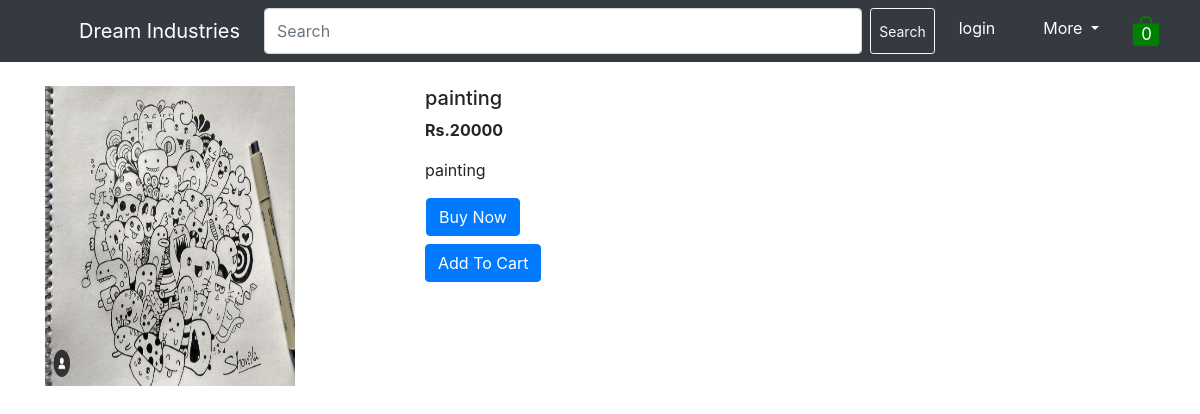
/shop/products/9, run on the app's committed database.
### shop/models.py (models this page shows, shortened)
class product(models.Model):
    product_id=models.AutoField
    product_name=models.CharField(max_length=50)
    desc=models.CharField(max_length=300)
    category= models.CharField(max_length=50, default="")
    sub_category= models.CharField(max_length=50, default="")
    price=models.IntegerField(default=0)
    pro_img=models.ImageField(upload_to="shop/image",default="")

### shop/views.py (the view)
# urls.py: path('products/<int:myid>',views.products,name='shopproducts')
def products(request,myid):
    prod=product.objects.filter(id=myid)
    return render(request,'product.html',{'product':prod[0]})

### shop/templates/product.html
{% extends "template.html" %}
{% block body %}
<div class="container my-4">
    <div class="row">
    <div class="col-md-4">
        <img src='/media/{{product.pro_img}}' width="250px" height="300px">
    </div>
    <div class="col-md-8">
        <h5>{{product.product_name}}</h5>
        <p><b>Rs.{{product.price}} </b></p>
        <p>{{product.desc}}</p>
    <div class="row mb-2"><button class="btn btn-primary mx-3">Buy Now</button></div>
        <button class="btn btn-primary">Add To Cart</button>
    </div>
    </div>
</div>
{% endblock %}

### data on the page
product: pro_img (picture), product_name "painting", price "20000", desc "painting"
